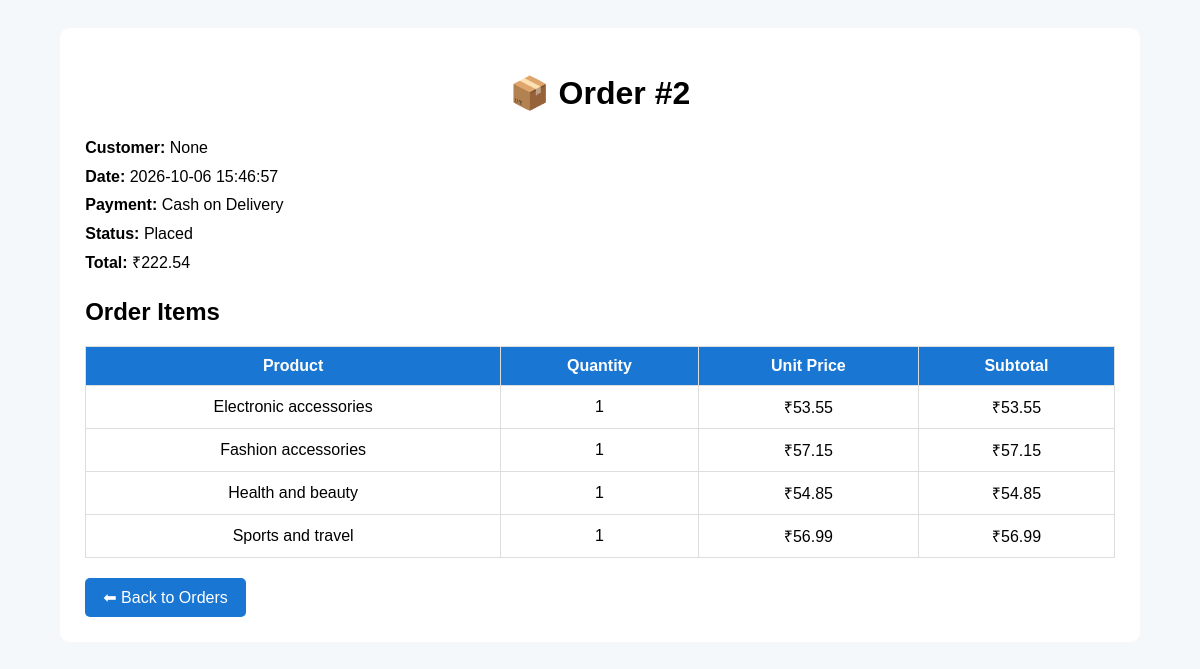
/admin/orders/2 (signed in), run on the app's committed database.
### tables this page shows
CREATE TABLE orders (
    order_id INTEGER PRIMARY KEY AUTOINCREMENT,
    customer_id INTEGER,
    order_date TEXT NOT NULL,
    total_amount REAL NOT NULL,
    payment_method TEXT,
    order_status TEXT DEFAULT 'Placed',

    FOREIGN KEY (customer_id)
    REFERENCES customers(customer_id)
);

CREATE TABLE order_items (
    order_item_id INTEGER PRIMARY KEY AUTOINCREMENT,
    order_id INTEGER,
    product_id INTEGER,
    quantity INTEGER NOT NULL,
    unit_price REAL NOT NULL,
    subtotal REAL NOT NULL,

    FOREIGN KEY (order_id)
    REFERENCES orders(order_id),

    FOREIGN KEY (product_id)
    REFERENCES products(product_id)
);

CREATE TABLE products (
    product_id INTEGER PRIMARY KEY AUTOINCREMENT,
    product_name TEXT NOT NULL,
    product_line TEXT NOT NULL,
    unit_price REAL NOT NULL,
    stock INTEGER DEFAULT 0,
    description TEXT,
    rating REAL DEFAULT 0
);

### app.py (the view)
@app.route("/admin/orders/<int:order_id>")
def admin_order_details(order_id):
    if "admin_id" not in session:
        return redirect(url_for("admin_login"))
    connection = get_database_connection()
    order = connection.execute("""
        SELECT
            orders.*,
            customers.name AS customer_name
        FROM orders
        LEFT JOIN customers
        ON orders.customer_id = customers.customer_id
        WHERE orders.order_id = ?
    """, (order_id,)).fetchone()
    if order is None:
        connection.close()
        return "Order not found", 404
    items = connection.execute("""
        SELECT
            order_items.*,
            products.product_name
        FROM order_items
        LEFT JOIN products
        ON order_items.product_id = products.product_id
        WHERE order_items.order_id = ?
    """, (order_id,)).fetchall()
    connection.close()
    return render_template(
        "admin_order_details.html",
        order=order,
        items=items
    )

### app.py (called while the page is built)
def get_database_connection():
    connection = sqlite3.connect("database/supermarket.db")
    connection.row_factory = sqlite3.Row
    return connection

### templates/admin_order_details.html (shortened to what this page needs)
<!DOCTYPE html>
<html>
<head>
</head>
<body>
<div class="container">
    <h1>📦 Order #{{ order["order_id"] }}</h1>
    <div class="details">
        <strong>Customer:</strong>
        {{ order["customer_name"] }}
        <br>
        <strong>Date:</strong>
        {{ order["order_date"] }}
        <br>
        <strong>Payment:</strong>
        {{ order["payment_method"] }}
        <br>
        <strong>Status:</strong>
        {{ order["order_status"] }}
        <br>
        <strong>Total:</strong>
        ₹{{ "%.2f"|format(order["total_amount"]) }}
    </div>
    <h2>Order Items</h2>
    <table>
        <tr>
            <th>Product</th>
            <th>Quantity</th>
            <th>Unit Price</th>
            <th>Subtotal</th>
        </tr>
        {% for item in items %}
        <tr>
            <td>
                {{ item["product_name"] }}
            </td>
            <td>
                {{ item["quantity"] }}
            </td>
            <td>
                ₹{{ "%.2f"|format(item["unit_price"]) }}
            </td>
            <td>
                ₹{{ "%.2f"|format(item["subtotal"]) }}
            </td>
        </tr>
        {% endfor %}
    </table>
    <a href="/admin/orders" class="button">
        ⬅ Back to Orders
    </a>
</div>
</body>
</html>

### templates/admin_order_details.html (style rules this page uses)
body { font-family: Arial, sans-serif; background-color: #f4f8fb; padding: 20px; }
.container { width: 90%; margin: auto; background-color: white; padding: 25px; border-radius: 10px; }
h1 { text-align: center; }
.details { margin: 20px 0; line-height: 1.8; }
table { width: 100%; border-collapse: collapse; }
th, td { border: 1px solid #ddd; padding: 10px; text-align: center; }
th { background-color: #1976d2; color: white; }
.button { display: inline-block; padding: 10px 18px; background-color: #1976d2; color: white; text-decoration: none; border-radius: 5px; margin-top: 20px; }

### data on the page
orders: order_id "2", order_date "2026-10-06 15:46:57", payment_method "Cash on Delivery", order_status "Placed", total_amount "222.54"
order_items: product_name "Electronic accessories", quantity "1", unit_price "53.55", subtotal "53.55"
order_items: product_name "Fashion accessories", quantity "1", unit_price "57.15", subtotal "57.15"
order_items: product_name "Health and beauty", quantity "1", unit_price "54.85", subtotal "54.85"
order_items: product_name "Sports and travel", quantity "1", unit_price "56.99", subtotal "56.99"

### other printed values
{{ order["customer_name"] }} "None"
